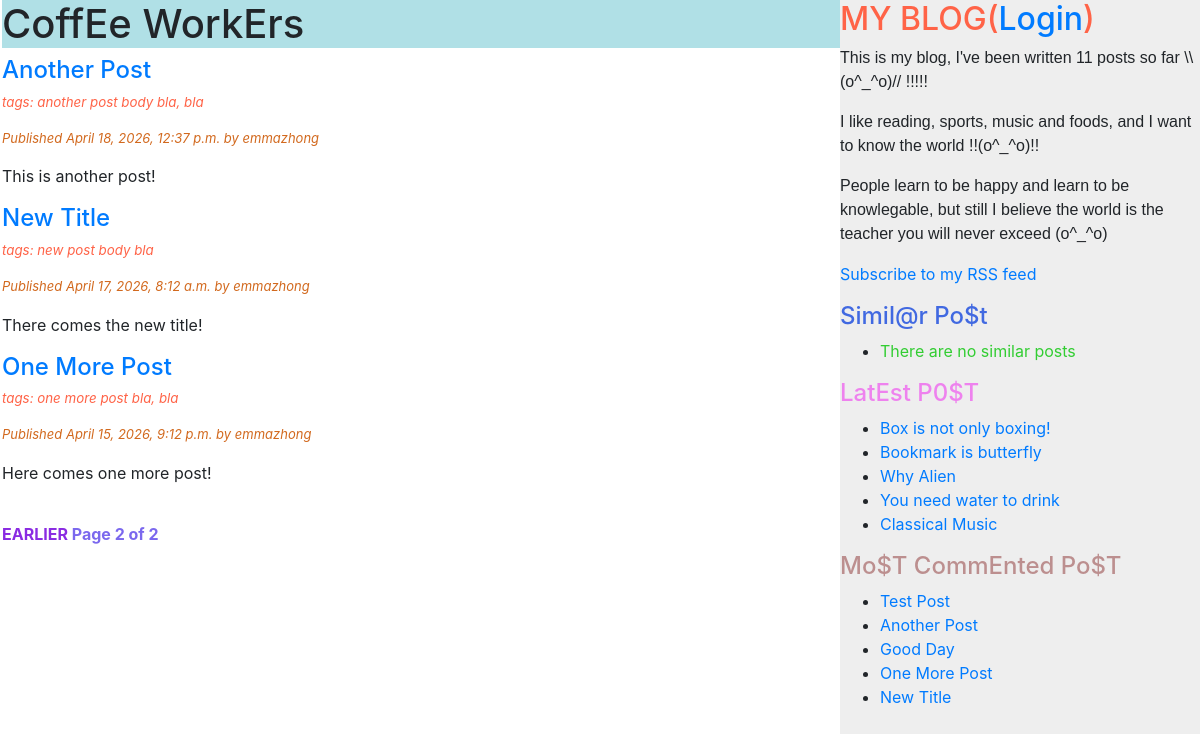
Screenshot of /?page=2 with the database file from the repository.
### blog/models.py (models this page shows, shortened)
class Post(models.Model):
    objects = models.Manager()
    published = PublishedManager()
    tags = TaggableManager()
    STATUS_CHOICES = (
        ('draft', 'Draft'),
        ('published', 'Published'),
    )
    title = models.CharField(max_length=250)
    slug = models.SlugField(max_length=250, unique_for_date='publish')
    author = models.ForeignKey(User, on_delete=models.CASCADE, related_name='blog_posts')
    body = models.TextField()
    publish = models.DateTimeField(default=timezone.now)
    created = models.DateTimeField(auto_now_add=True)
    updated = models.DateTimeField(auto_now_add=True)
    status = models.CharField(max_length=10, choices=STATUS_CHOICES, default='published')
    class Meta:
        ordering = ('-publish', )
    def get_absolute_url(self):
        return reverse('blog:post_detail', args=[self.publish.year, self.publish.strftime('%m'), self.publish.strftime('%d'), self.slug])

### blog/views.py (the view)
# urls.py: path('', views.PostListView.as_view(), name='post_list'),
class PostListView(ListView):
    queryset = Post.published.all()
    context_object_name = 'posts'
    paginate_by = 8
    template_name = 'blog/post/list.html'

### blog/models.py (called while the page is built)
    def get_queryset(self):
        return super().get_queryset().filter(status='published')

### blog/templatetags/blog_tags.py (called while the page is built)
@register.simple_tag
def total_posts():
    return Post.published.count()

@register.inclusion_tag('blog/post/latest_posts.html')
def show_latest_posts(count=5):
    latest_posts = Post.published.order_by('-publish')[:count]
    return {'latest_posts': latest_posts}

@register.simple_tag
def get_most_commented_posts(count=5):
    return Post.published.annotate(total_comments=Count('comments')).order_by('-total_comments')[:count]

@register.filter(name='markdown')
def markdown_format(text):
    return mark_safe(markdown.markdown(text))

### blog/templates/blog/post/list.html (shortened to what this page needs)
{% extends "blog/base.html" %}
{% load blog_tags %}
{% block content %}
<h1 style="background-color:powderblue">CoffEe WorkErs</h1>
{% for post in posts %}
<h4>
    <a href="{{ post.get_absolute_url }}">{{ post.title }}</a>
</h4>
<p class="tags" style="color:tomato;font-style:italic;font-size:smaller;">tags: {{ post.tags.all|join:", " }}</p>
<p class="date" style="font-size:small; font-style: italic;color: chocolate;">Published {{ post.publish }} by {{ post.author }}</p>
<div class="post" style="font-size: medium;">
    {{ post.body|markdown|truncatewords_html:42 }}
</div>
{% endfor %}
<br>
{% include "blog/pagination.html" with page=page_obj %}
</div>
{% endblock content %}

### blog/templates/blog/base.html (shortened to what this page needs)
{% load static %}
{% load blog_tags %}
<!DOCTYPE html>
<html>
    <head>
        <link rel="stylesheet" href="https://cdnjs.cloudflare.com/ajax/libs/twitter-bootstrap/4.3.1/css/bootstrap.min.css">
    </head>
    <body>
        <div>
            <div id="content" style="float:left;padding-left:2px;width:70vw;height: 100vh;">
            {% block content %}
            {% endblock content %}
            </div>
            <div id="sidebar" style="background-color:#EEEEEE;float:left;width:30vw;height: 100vmax;">
                <h2 style="color:tomato;">MY BLOG(<a href="">Login</a>)</h2>
                <p style="font-family: Arial, Helvetica, sans-serif;">This is my blog, I've been written {% total_posts %} posts so far \\(o^_^o)// !!!!!</p>
                <p style="font-family: Arial, Helvetica, sans-serif;">I like reading, sports, music and foods, and I want to know the world !!(o^_^o)!!</p>
                <p style="font-family: Arial, Helvetica, sans-serif;">People learn to be happy and learn to be knowlegable, but still I believe the world is the teacher you will never exceed (o^_^o)</p>
                <p><a href="{% url 'blog:post_feed' %}">Subscribe to my RSS feed</a></p>
                <h4 style="color:royalblue;">Simil@r Po$t</h4>
                <ul>
                    {% for post in similar_posts %}
                    <li>
                        <a href="{{ post.get_absolute_url }}">{{ post.title }}</a>
                    </li>
                    {% empty %}
                    <li>
                        <a style="color:limegreen">There are no similar posts</a>
                    </li>
                    {% endfor %}
                </ul>
                <h4 style="color:violet;">LatEst P0$T</h4>
                {% show_latest_posts 5 %}
                <h4 style="color:rosybrown;">Mo$T CommEnted Po$T</h4>
                {% get_most_commented_posts as most_commented_posts %}
                <ul>
                    {% for post in most_commented_posts %}
                    <li>
                        <a href="{{ post.get_absolute_url }}">{{ post.title }}</a>
                    </li>
                    {% endfor %}
                </ul>
            </div>
    </body>
</html>

### blog/templates/blog/post/latest_posts.html
<ul>
    {% for post in latest_posts %}
    <li>
        <a href="{{ post.get_absolute_url }}">{{ post.title }}</a>
    </li>
    {% endfor %}
</ul>

### rows the page displays
Post: title "Another Post", tags.all "another post body bla, bla", publish "April 18, 2026, 12:37 p.m.", author "emmazhong", body "This is another post!"
Post: title "New Title", tags.all "new post body bla", publish "April 17, 2026, 8:12 a.m.", author "emmazhong", body "There comes the new title!"
Post: title "One More Post", tags.all "one more post bla, bla", publish "April 15, 2026, 9:12 p.m.", author "emmazhong", body "Here comes one more post!"
Post: title "Box is not only boxing!"
Post: title "Bookmark is butterfly"
Post: title "Why Alien"
Post: title "You need water to drink"
Post: title "Classical Music"
Post: title "Test Post"
Post: title "Good Day"

### other values shown
{{ page.number }} "2"
{{ page.paginator.num_pages }} "2"
